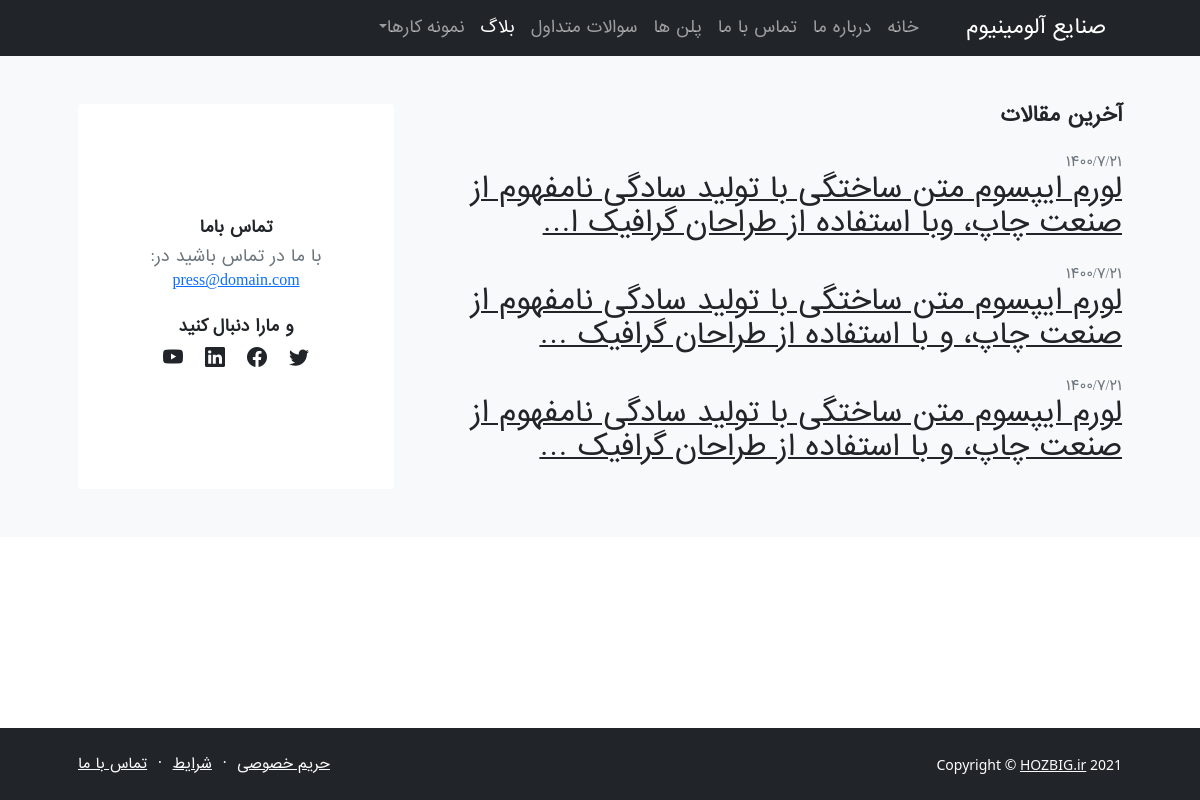
Before: /blog/list with the older database file.
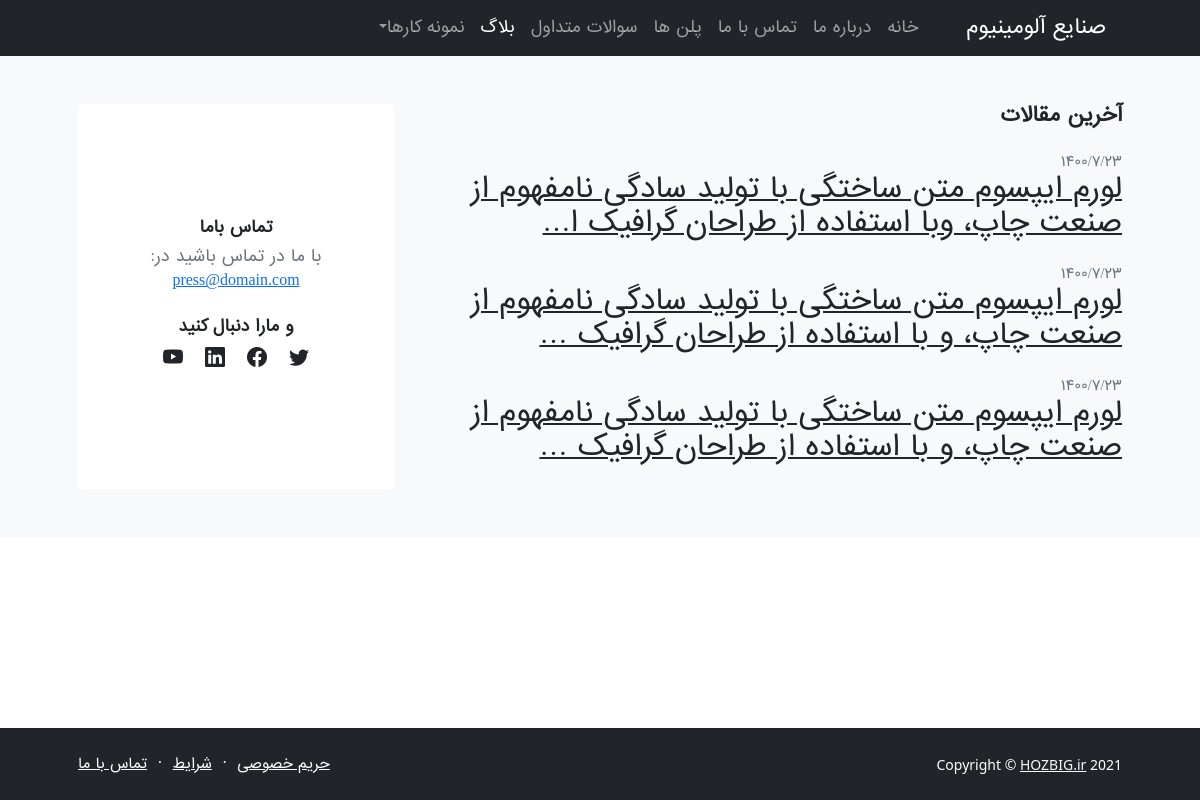
After: the same page with the newer database file.
### blog_articel/models.py (models this page shows, shortened)
class Article(models.Model):
    title = models.CharField(max_length=150, )
    slug = models.SlugField(blank=True, default="", unique=True, )
    text = models.TextField(null=True, blank=True, )
    image = models.ImageField(upload_to="articles-image/", null=True, blank=False, )
    time_for_read = models.IntegerField(default=5)
    category = models.ManyToManyField(Category, related_name="category_rel_name")
    created_time = models.DateTimeField(auto_now_add=True, blank=True, null=True, )
    publish_time = models.DateTimeField(auto_now=True, blank=True, null=True, )
    STATUS_LIST = (
            ("p", "publish"),
            ("d", "draft"),
        )
    status = models.CharField(max_length=1, choices=STATUS_LIST, default="p", )
    suggest = models.BooleanField(default=False, help_text="If true: avaibale to show in suggest field.", )
    def j_created_time(self):
        return jalali_convertor(self.created_time, lang_format="en", time_status="on")
    j_created_time.short_description = "created_time"
    def j_publish_time(self):
        return jalali_convertor(self.publish_time)
    j_publish_time.short_description = "published_time"

### blog/views.py (the view)
# urls.py: path('list', blog_list_view, name= 'blog_list_url'),
def blog_list_view(request):
    context = {
        "page_title": "لیست مقالات",
    }
    return render(request, 'blog/blog-list.html', context)

### blog/templatetags/last_articeles.py (called while the page is built)
@register.inclusion_tag("partials/last-articeles.html")
def last_articeles_tag():
    return {
        'articeles': Article.objects.all().order_by("-created_time"),
    }

### extensions/jalali.py (called while the page is built)
    def persian_tuple(self):
        return self.persian_year, self.persian_month, self.persian_day

### extensions/per_num.py (called while the page is built, shortened)
def persian_number_convertor(my_str, lang_format):
    if lang_format == "fa":
        numbers = {
            "0": "۰",
            "1": "۱",
            "2": "۲",
            "3": "۳",
            "4": "۴",
            "5": "۵",
            "6": "۶",
            "7": "۷",
            "8": "۸",
            "9": "۹",
        }
    for e, p in numbers.items():
        my_str = my_str.replace(e, p)
    return my_str

### templates/blog/blog-list.html
{% extends 'bases/base-templates.html' %}
{% load static %}
{% load last_articeles_library %}
        {% block first_row %}
            {% last_articeles_tag %}
        {% endblock first_row %}

### templates/partials/last-articeles.html
{% load static %}
<section class="py-5 bg-light">
    <div class="container px-5">
        <div class="row gx-5">
            <div class="col-xl-8">
                <h2 class="fw-bolder fs-5 mb-4">آخرین مقالات</h2>
                {% for item in articeles %}
                    <div class="mb-4">
                        <div class="small text-muted">{{item.j_publish_time}}</div>
                        <a class="link-dark" href="{% url 'blog_app:blog_post_url' item.slug %}">
                            <h3>{{item.text|truncatechars:90}}</h3>
                        </a>
                    </div>
                {% endfor %}
            </div>
            <div class="col-xl-4">
                <div class="card border-0 h-100">
                    <div class="card-body p-4">
                        <div class="d-flex h-100 align-items-center justify-content-center">
                            <div class="text-center">
                                <div class="h6 fw-bolder">تماس باما</div>
                                <p class="text-muted mb-4">
                                    با ما در تماس باشید در:
                                    <br />
                                    <a href="#!">press@domain.com</a>
                                </p>
                                <div class="h6 fw-bolder">و مارا دنبال کنید</div>
                                <a class="fs-5 px-2 link-dark" href="#!"><i class="bi-twitter"></i></a>
                                <a class="fs-5 px-2 link-dark" href="#!"><i class="bi-facebook"></i></a>
                                <a class="fs-5 px-2 link-dark" href="#!"><i class="bi-linkedin"></i></a>
                                <a class="fs-5 px-2 link-dark" href="#!"><i class="bi-youtube"></i></a>
                            </div>
                        </div>
                    </div>
                </div>
            </div>
        </div>
    </div>
</section>

Changed rows visible on the page:
changed Article (number 1 of 3 on the later page): j_publish_time "۱۴۰۰/۷/۲۱" → "۱۴۰۰/۷/۲۳"
changed Article (number 2 of 3 on the later page): j_publish_time "۱۴۰۰/۷/۲۱" → "۱۴۰۰/۷/۲۳"
changed Article (number 3 of 3 on the later page): j_publish_time "۱۴۰۰/۷/۲۱" → "۱۴۰۰/۷/۲۳"
